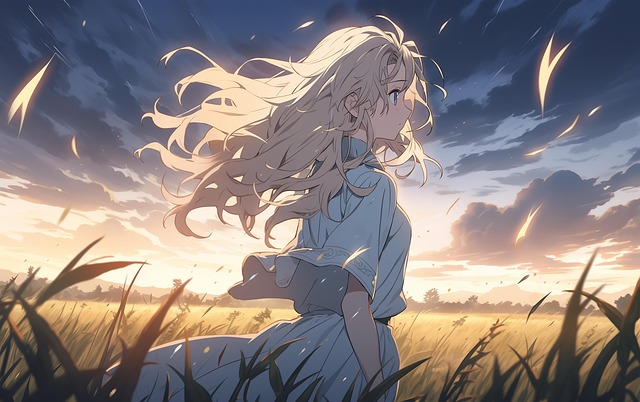
#> input picture imagens/ai-generated-8366447_640.jpg, 640 x 402 px
$ python PI_12.py
#> lines starting #> are read from the running program, lines starting #| are printed output that depends on the picture
### commons.py
from PIL import Image
import numpy as np

# [4 lines left out: function extrairMatrizColorida, not called in this run]

def extrairMatrizCinza(caminhoImagem = "imagens/ai-generated-8366447_640.jpg"):
#> called with caminhoImagem = 'imagens/ai-generated-8366447_640.jpg'
    image = Image.open(caminhoImagem)
#> image is the input picture: PIL image 640x402 RGB; mean R, G, B 138.2, 128.8, 128.5
    image = image.convert("L")  # Convertendo para escala de cinza
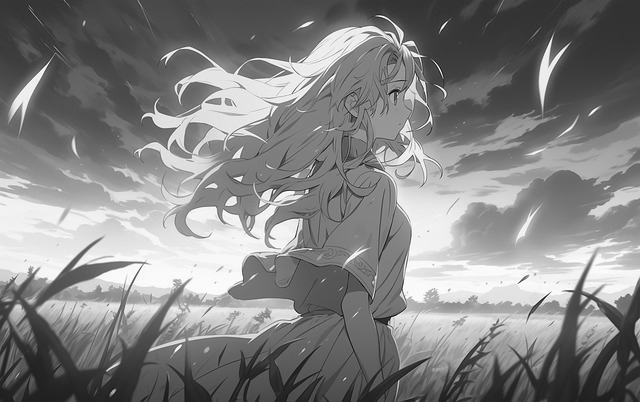
#> image: PIL image 640x402 L; min 4, max 255, mean 131.6
    matriz = np.array(image)
    return matriz

# [10 lines left out: function extrairMatrizBinaria, not called in this run]

def salvarImagem(matrizNova, nomeNovaImagem):
    novaImagem = Image.fromarray(matrizNova)  # Convertendo de volta para imagem
    novaImagem.save(f'imagens/{nomeNovaImagem}')
    novaImagem.show()

### PI_12.py
from commons import extrairMatrizCinza, salvarImagem
import numpy as np

def filtro_sobel(matriz_cinza):
    """
    Aplica o Filtro de Sobel (detector de bordas) em uma matriz de imagem
    em escala de cinza.
    """

    kernel_x = [
        [-1, 0, 1],
        [-2, 0, 2],
        [-1, 0, 1]
    ]

    kernel_y = [
        [-1, -2, -1],
        [ 0,  0,  0],
        [ 1,  2,  1]
    ]

    altura = len(matriz_cinza)
#> altura = 402
    largura = len(matriz_cinza[0])
#> largura = 640

    matriz_sobel = []
    for _ in range(altura):
        matriz_sobel.append([0] * largura)
#> after the loop, matriz_sobel = 402 items

    for i in range(1, altura - 1):
        for j in range(1, largura - 1):

            soma_x = 0
            soma_y = 0

            for ki in range(3):
                for kj in range(3):
                    pixel_i = i + ki - 1
                    pixel_j = j + kj - 1

                    valor_pixel = int(matriz_cinza[pixel_i][pixel_j])

                    soma_x += valor_pixel * kernel_x[ki][kj]
                    soma_y += valor_pixel * kernel_y[ki][kj]

            # M(x,y) ≈ |gx| + |gy|
            # magnitude = abs(soma_x) + abs(soma_y)

            # M(x,y) root(gx² + gy²)
            magnitude = (soma_x ** 2 + soma_y ** 2) ** 0.5

            if magnitude > 255:
                magnitude = 255

            matriz_sobel[i][j] = int(magnitude)

    return matriz_sobel

def main():
    # Carrega a imagem de entrada e extrai a matriz de pixels
    try:
        matriz_original = extrairMatrizCinza()
    except FileNotFoundError:
        print("Erro: Arquivo de imagem não encontrado. Verifique o caminho.")
        return
    except Exception as e:
        print(f"Erro ao carregar a imagem: {e}")
        return

    # Aplica o filtro de Sobel para detectar bordas
    matriz_bordas = filtro_sobel(matriz_original)
#> matriz_bordas = 402 items

    # Salva a imagem resultante
    salvarImagem(np.array(matriz_bordas, dtype=np.uint8), "imagem_sobel.png")
#> in salvarImagem, `novaImagem = Image.fromarray(matrizNova)`:
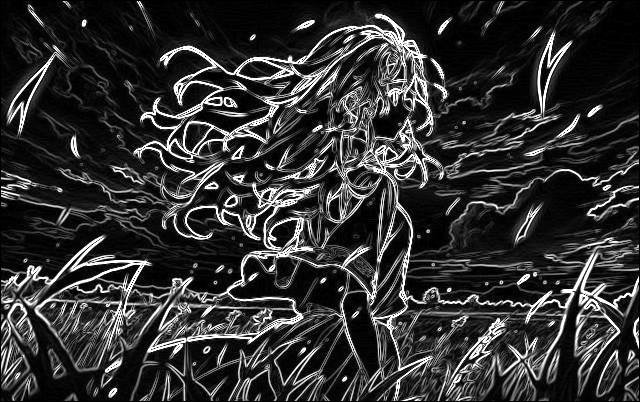
#> novaImagem: PIL image 640x402 L; min 0, max 255, mean 50
    print("Imagem com Filtro de Sobel salva como 'imagem_sobel.png'")

if __name__ == "__main__":
    main()
